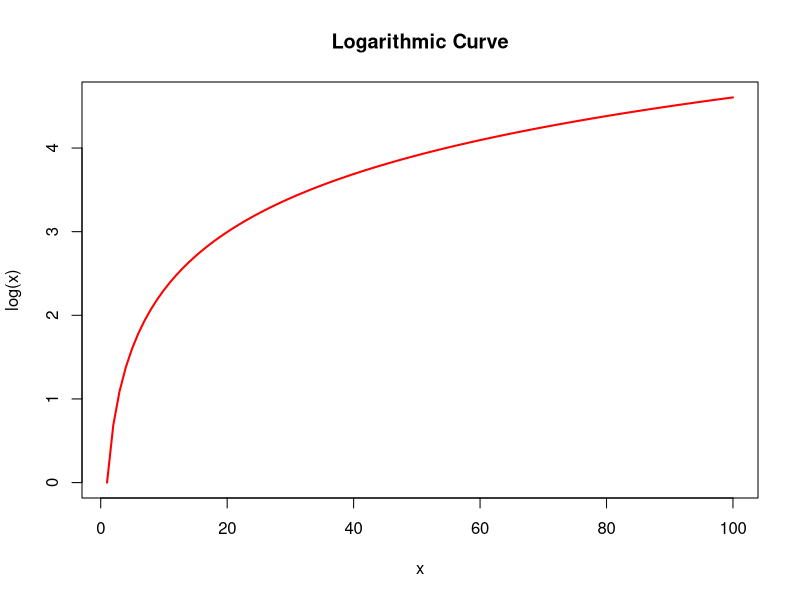
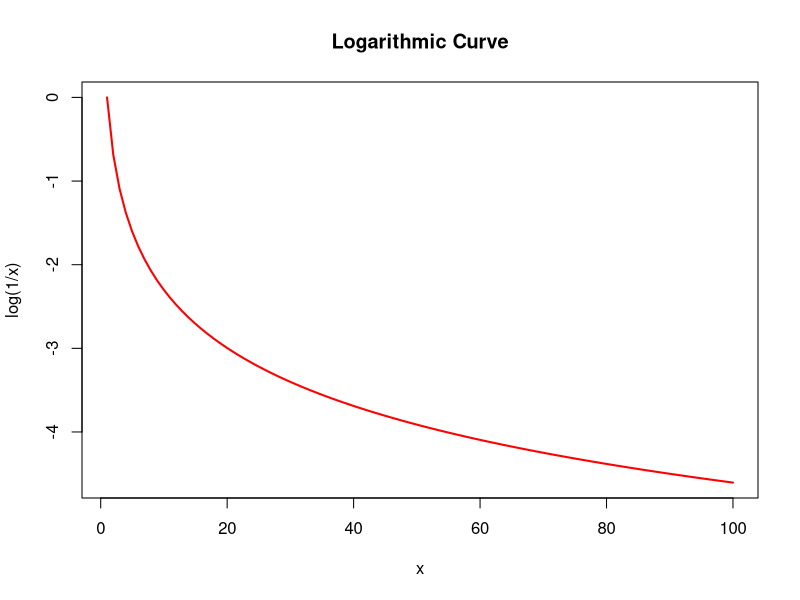
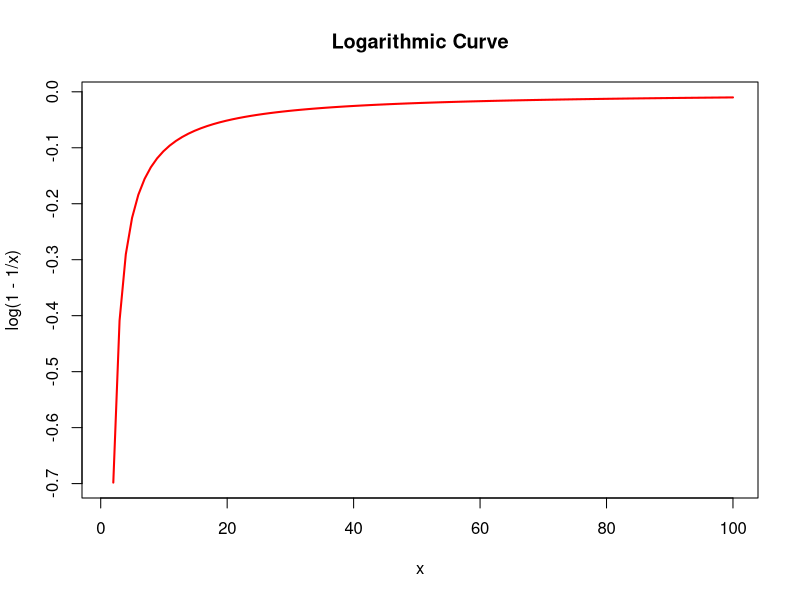
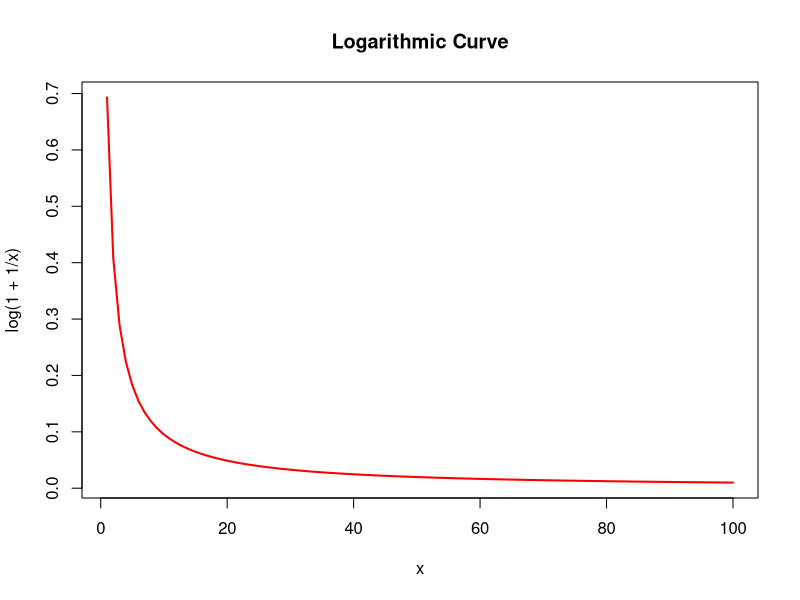

Source code (R) for these figures, in order:
#! /usr/bin/env Rscript

png(filename="log-x-curve.png",
    width=780,
    height=780)
curve(log(x), 1, 100, col = "red", lwd=2, main="Logarithmic Curve")
dev.off()

png(filename="log-1-over-x-curve.png",
    width=780,
    height=780)
curve(log(1/x), 1, 100, col = "red", lwd=2, main="Logarithmic Curve")
dev.off()

png(filename="log-1-minus-1-over-x-curve.png",
    width=780,
    height=780)
curve(log(1 - 1/x), 1, 100, col = "red", lwd=2, main="Logarithmic Curve")
dev.off()

png(filename="log-1-plus-1-over-x-curve.png",
    width=780,
    height=780)
curve(log(1 + 1/x), 1, 100, col = "red", lwd=2, main="Logarithmic Curve")
dev.off()
